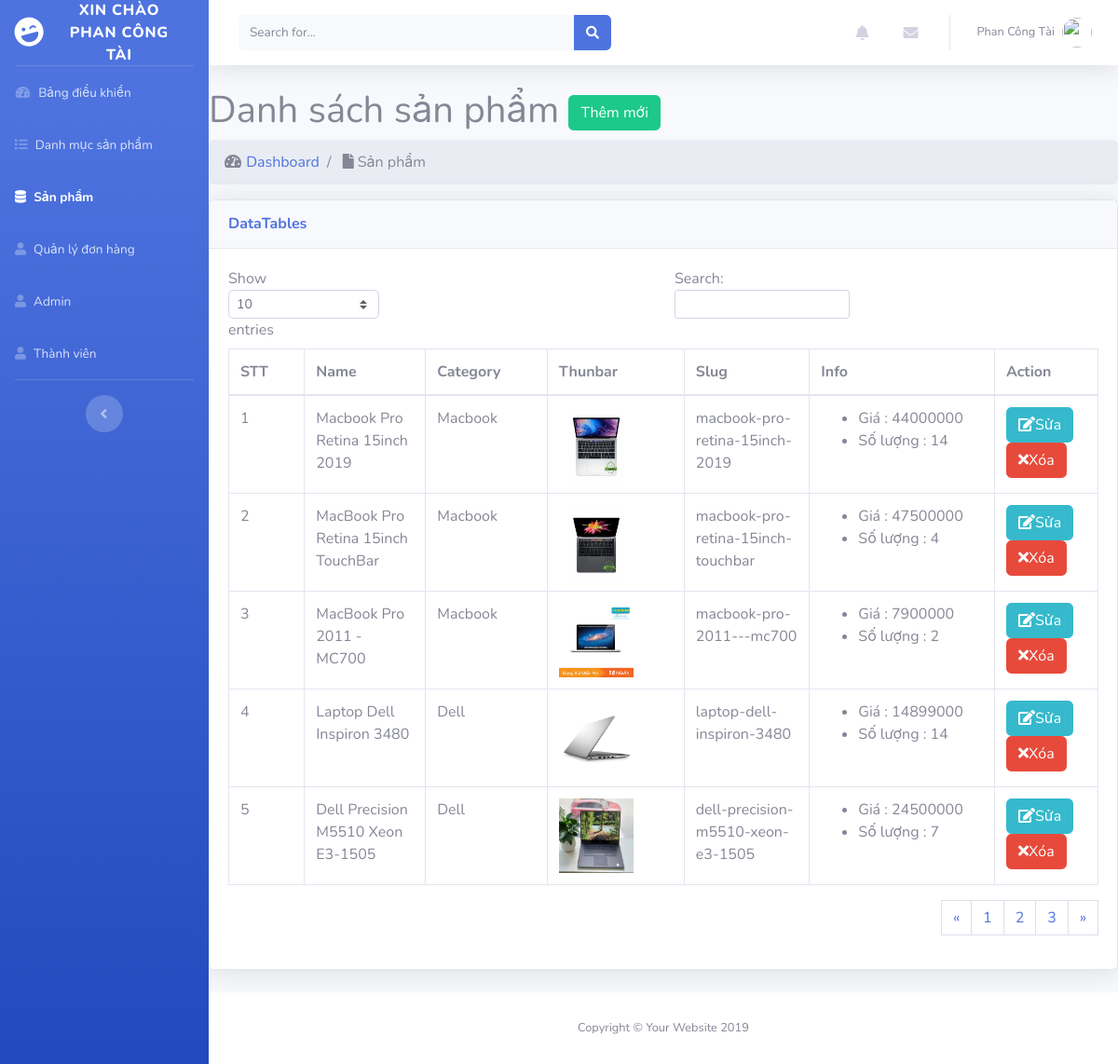
Screenshot of /admin/modules/product/index.php (signed in) with the database file from the repository.
### tables this page shows
CREATE TABLE `product` (
  `id` int(11) NOT NULL,
  `name` varchar(100) DEFAULT NULL,
  `slug` varchar(100) DEFAULT NULL,
  `price` int(11) DEFAULT NULL,
  `sale` tinyint(4) DEFAULT 0,
  `thunbar` varchar(100) DEFAULT NULL,
  `category_id` int(11) DEFAULT NULL,
  `content` text DEFAULT NULL,
  `number` int(11) NOT NULL DEFAULT 0,
  `head` int(11) DEFAULT 0,
  `view` int(11) DEFAULT 0,
  `hot` int(11) DEFAULT 0,
  `created_at` timestamp NULL DEFAULT NULL,
  `updated_at` timestamp NULL DEFAULT NULL ON UPDATE current_timestamp(),
  `pay` int(11) NOT NULL
);

CREATE TABLE `category` (
  `id` int(11) NOT NULL,
  `name` varchar(100) DEFAULT NULL,
  `slug` varchar(100) DEFAULT NULL,
  `images` varchar(100) DEFAULT NULL,
  `banner` varchar(100) DEFAULT NULL,
  `home` tinyint(4) DEFAULT 0,
  `status` tinyint(4) DEFAULT 1,
  `created_at` timestamp NOT NULL DEFAULT current_timestamp(),
  `updated_at` timestamp NOT NULL DEFAULT current_timestamp() ON UPDATE current_timestamp()
);

### libraries/Database.php (called while the page is built, shortened)
<?php
    class Database
    {
        public $link;
        public function __construct()
        {
            $this->link = mysqli_connect("localhost","root","","computer") or die ();
            mysqli_set_charset($this->link,"utf8");
        }
        public function countTable($table)
        {
            $sql = "SELECT id FROM  {$table}";
            $result = mysqli_query($this->link, $sql) or die("Lỗi Truy Vấn countTable----" .mysqli_error($this->link));
            $num = mysqli_num_rows($result);
            return $num;
        }
         public  function fetchJone($table,$sql ,$page = 0,$row ,$pagi = false )
        {
            $data = [];
            if ($pagi == true )
            {
                $total = $this->countTable($table);
                $sotrang = ceil($total / $row);
                $start = ($page - 1 ) * $row ;
                $sql .= " LIMIT $start,$row";
                $data = [ "page" => $sotrang];
                $result = mysqli_query($this->link,$sql) or die("Lỗi truy vấn fetchJone ---- " .mysqli_error($this->link));
            }
            else
            {
                $result = mysqli_query($this->link,$sql) or die("Lỗi truy vấn fetchJone ---- " .mysqli_error($this->link));
            }
            if( $result)
            {
                while ($num = mysqli_fetch_assoc($result))
                {
                    $data[] = $num;
                }
            }
            return $data;
        }
    }
?>

### admin/autoload/autoload.php (called while the page is built, shortened)
<?php
	require_once __DIR__. "/../../libraries/Database.php";
	require_once __DIR__. "/../../libraries/Function.php";
	$db = new Database;
?>

### libraries/Function.php (called while the page is built, shortened)
<?php
    function base_url()
    {
        return $url  = "http://localhost/laptop/";
    }
    function uploads()
    {
        return base_url() . "public/uploads/";
    }
 ?>

### admin/modules/product/index.php (the view, shortened to what this page needs)
<?php
        require_once __DIR__. "/../../autoload/autoload.php";
        if (isset($_GET['page']))
        {
            $p = $_GET['page'];
        }
        else
        {
            $p = 1;
        }
        $sql = "SELECT product.*,category.name as namecate FROM product
            LEFT JOIN category on category.id = product.category_id";
        $product = $db->fetchJone('product',$sql,$p,5,true);
        if(isset($product['page']))
        {
            $sotrang = $product['page'];
            unset($product['page']);
        }
?>
<?php  require_once __DIR__. "/../../layouts/header.php"; ?>
    <div class="row">
        <div class="col-lg-12">
            <h1 class="page-header">
                Danh sách sản phẩm
                <a href="add.php" class="btn btn-success">Thêm mới</a>
            </h1>
            <ol class="breadcrumb">
                <li class="breadcrumb-item">
                    <i class="fas fa-fw fa-tachometer-alt"></i>
                    <a href="index.html">Dashboard </a>
                </li>
                <li class="breadcrumb-item active" aria-current="page">
                    <i class="fa fa-file"></i>
                        Sản phẩm
                </li>
            </ol>
        </div>
    </div>
    <div class="row">
        <div class="col-md-12">
            <div class="card shadow mb-4">
                <div class="card-header py-3">
                    <h6 class="m-0 font-weight-bold text-primary">DataTables</h6>
                </div>
                <div class="card-body">
                    <div class="table-responsive">
                        <div id="dataTable_wrapper" class="dataTables_wrapper dt-bootstrap4">
                            <div class="row">
                                <div class="col-sm-12 col-md-6">
                                    <div class="dataTables_length" id="dataTable_length">
                                        <label>
                                        Show
                                        <select name="dataTable_length" aria-controls="dataTable" class="custom-select custom-select-sm form-control form-control-sm">
                                            <option value="10">10</option>
                                        </select>
                                        entries
                                        </label>
                                    </div>
                                </div>
                                <div class="col-sm-12 col-md-6">
                                    <div id="dataTable_filter" class="dataTables_filter"><label>Search:<input type="search" class="form-control form-control-sm" placeholder="" aria-controls="dataTable"></label></div>
                                </div>
                            </div>
                            <div class="row">
                                <div class="col-sm-12">
                                    <table class="table table-bordered dataTable" id="dataTable" width="100%" cellspacing="0" role="grid" aria-describedby="dataTable_info" style="width: 100%;">
                                    <thead>
                                    <tr role="row">
                                        <th class="sorting_asc" tabindex="0" aria-controls="dataTable" rowspan="1" colspan="1" aria-sort="ascending" aria-label="STT: activate to sort column descending" style="width: 58px;">STT</th>
                                        <th class="sorting" tabindex="0" aria-controls="dataTable" rowspan="1" colspan="1" aria-label="Name: activate to sort column ascending" style="width: 63px;">Name</th>
                                        <th class="sorting" tabindex="0" aria-controls="dataTable" rowspan="1" colspan="1" aria-label="Category: activate to sort column ascending" style="width: 63px;">Category</th>
                                        <th class="sorting" tabindex="0" aria-controls="dataTable" rowspan="1" colspan="1" aria-label="Thunbar: activate to sort column ascending" style="width: 50px;">Thunbar</th>
                                        <th class="sorting" tabindex="0" aria-controls="dataTable" rowspan="1" colspan="1" aria-label="Slug: activate to sort column ascending" style="width: 50px;">Slug</th>
                                        <th class="sorting" tabindex="0" aria-controls="dataTable" rowspan="1" colspan="1" aria-label="Info: activate to sort column ascending" style="width: 63px;">Info</th>
                                        <th class="sorting" tabindex="0" aria-controls="dataTable" rowspan="1" colspan="1" aria-label="Action: activate to sort column ascending" style="width: 68px;">Action</th>
                                    </tr>
                                </thead>
                                <tbody>
                                    <?php $stt = 1; foreach ($product as $item) :?>
                                    <tr>
                                        <td><?php echo $stt ?></td>
                                        <td><?php echo $item['name'] ?></td>
                                        <td><?php echo $item['namecate'] ?></td>
                                        <td>
                                            <img src="<?php echo uploads() ?>product/<?php echo $item['thunbar']?>" width="80px" height="80px">
                                        </td>
                                        <td><?php echo $item['slug'] ?></td>
                                        <td>
                                            <ul>
                                                <li> Giá : <?php echo $item['price']?></li>
                                                <li> Số lượng : <?php echo $item['number']?></li>
                                            </ul>
                                        </td>
                                        <td>
                                            <a class="btn btn-xs btn-info" href="edit.php? id=<?php echo $item['id'] ?>">
                                            <i class="fa fa-edit"></i>Sửa</a>
                                            <a class="btn btn-xs btn-danger" href="delete.php? id=<?php echo $item['id'] ?>">
                                            <i class="fa fa-times"></i>Xóa</a>
                                        </td>
                                    </tr>
                                        <?php $stt++ ; endforeach?>
                                </tbody>
                            </table>
                            <div >
                                <nav aria-label="Page navigation" class="clearfix">
                                    <ul class="pagination justify-content-end">
                                        <li>
                                            <a class="page-link" href="" aria-label="Previous" >
                                                <span aria-hidden="true">&laquo;</span>
                                            </a>
                                        </li>
                                        <?php for( $i = 1; $i <= $sotrang ; $i++ ) : ?>
                                            <?php
                                            if(isset($_GET['page']))
                                            {
                                                $p = $_GET['page'];
                                            }
                                            else
                                            {
                                                $p = 1;
                                            }
                                            ?>
                                            <li class="<?php echo ($i == $p) ? 'active' : '' ?>">
                                            <a class="page-link" href="?page=<?php echo $i ;?>"><?php echo $i; ?></a>
                                            </li>
                                            <?php endfor;?>
                                            <li>
                                                <a class="page-link" href="" aria-label="Next">
                                                <span aria-hidden="true">&raquo;</span>
                                            </a>
                                        </li>
                                    </ul>
                                </nav>
                            </div>
                        </div>
                    </div>
            </div>
        </div>
    </div>
</div>
</div>
</div>
<?php  require_once __DIR__. "/../../layouts/footer.php"; ?>

### rows the page displays
product: name "Macbook Pro Retina 15inch 2019", category.name "Macbook", thunbar (picture), slug "macbook-pro-retina-15inch-2019", price "44000000", number "14"
product: name "MacBook Pro Retina 15inch TouchBar", category.name "Macbook", thunbar (picture), slug "macbook-pro-retina-15inch-touchbar", price "47500000", number "4"
product: name "MacBook Pro 2011 - MC700", category.name "Macbook", thunbar (picture), slug "macbook-pro-2011---mc700", price "7900000", number "2"
product: name "Laptop Dell Inspiron 3480", category.name "Dell", thunbar (picture), slug "laptop-dell-inspiron-3480", price "14899000", number "14"
product: name "Dell Precision M5510 Xeon E3-1505", category.name "Dell", thunbar (picture), slug "dell-precision-m5510-xeon-e3-1505", price "24500000", number "7"

### other values shown
$_SESSION['admin_name'] "PHAN CÔNG TÀI"
$_SESSION['admin_name'] "Phan Công Tài"
